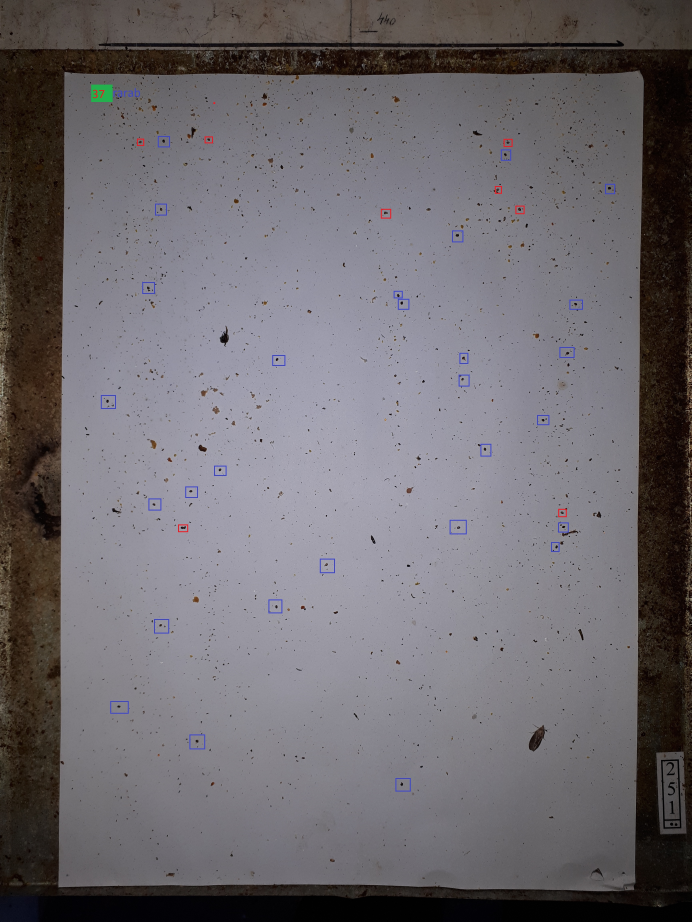
#> input picture images/20190723_183846_highlighted.jpg, 3456 x 4608 px (shown at 1/5 size)
$ python main.py
#> lines starting #> are read from the running program, lines starting #| are printed output that depends on the picture; after the words box and inside, x2 and y2 are one past the last pixel; in counts of white or black regions, pixels touching at a corner belong together; pictures that were not available may be replaced by others from this repository, and a replacement may not be noted
#> further down, highlighted_img is the input picture: shape (4608, 3456, 3); mean B, G, R 110.6, 105.8, 109.8
### util/img_proc.py
from typing import List, Tuple, Union
import cv2
import numpy as np


CLOSE = 0
OPEN = 1


# [9 lines left out: function apply_clahe, not called in this run]


def apply_img_mask(
        mask_color: Union[int, Tuple],
        imgs: List,
        min_foreground_area: int = 10000000,
        max_foreground_area: int = 13000000,
        threshold: int = 75):
    """
    in-place operation that fills the inverse foreground contour for each passed image
    :param mask_color: (R, G, B) color or L luminance of the contour fill
    :param imgs: list of images
    :param min_foreground_area: minimum px area of the foreground in the image
    :param max_foreground_area: maximum px area of the foreground in the image
    :param threshold: minimum px threshold for black and white conversion
    :return: None
    """
#> called with mask_color = (255, 255, 255), min_foreground_area = 10000000, max_foreground_area = 13000000, threshold = 75
    for i, img in enumerate(imgs):
        # convert the image to prep for closure
        proc_img = cv2.cvtColor(img, cv2.COLOR_BGR2GRAY) if len(img.shape) > 2 else img  # grayscale
        proc_img = cv2.GaussianBlur(proc_img, (3, 3), 0)  # gaussian blur
        _, proc_img = cv2.threshold(proc_img, threshold, 255, cv2.THRESH_BINARY)  # black and white

        # apply open -> close to remove noise then fill line gaps
        proc_img = open_close(proc_img, OPEN, 10)
        proc_img = open_close(proc_img, CLOSE, 10)

        #
        cur_min_contour = tuple()
        contours = cv2.findContours(proc_img, cv2.RETR_LIST, cv2.CHAIN_APPROX_SIMPLE)[-2]
        for contour in contours:
            # outline should only be within the range of the area for the piece of paper
            if min_foreground_area < (contour_area := cv2.contourArea(contour)) < max_foreground_area:
                if not cur_min_contour or (cur_min_contour and cur_min_contour[1] > contour_area):
                    mask_val = 255
                    stencil_shape = img.shape[:2]

                    # get the bounding box
                    rect = cv2.minAreaRect(contour)
                    box = cv2.boxPoints(rect)
                    box = np.int0(box)

                    # fill everything BUT the bounding box
                    stencil = np.zeros(stencil_shape).astype(np.uint8)
                    cv2.fillPoly(stencil, [box], mask_val)
                    inverse_mask = stencil != mask_val
                    img[inverse_mask] = mask_color

                    # keep track of the current smallest contour
                    cur_min_contour = (contour, contour_area)

        # update by reference
        imgs[i] = img
#> this loop made 2 passes
#> pass 1, in apply_img_mask, `_, proc_img = cv2.threshold(proc_img, threshold, 255, cv2.THRESH_BINARY)`:
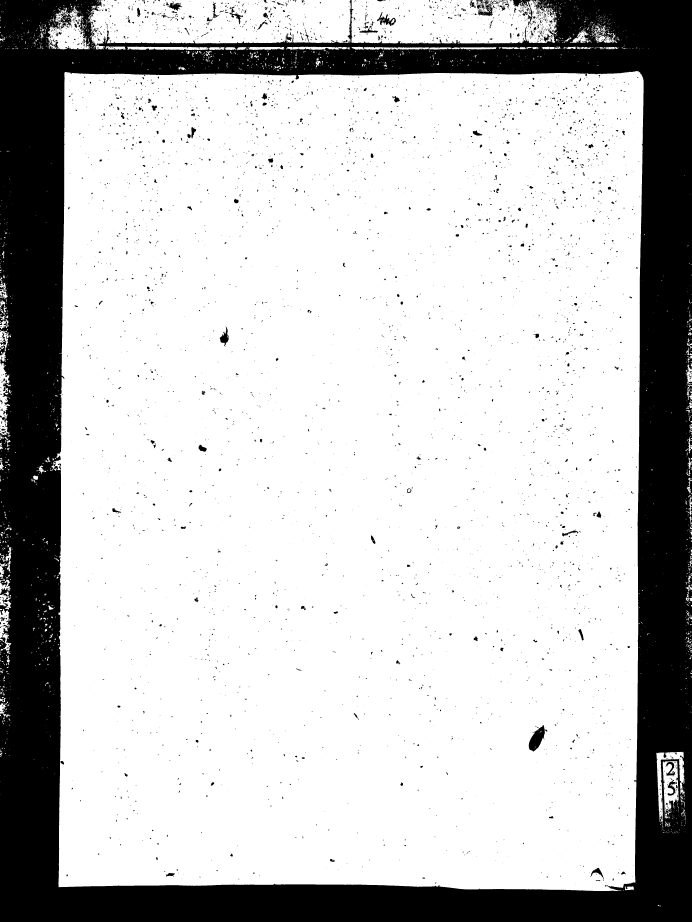
#> proc_img: shape (4608, 3456) (shown at 1/5 size); 76.9% white; 4888 black regions (3576 under 20 px), largest, box (x1, y1, x2, y2) and area: (0, 0, 3456, 4608) 3544127, (2644, 3625, 2737, 3758) 5829, (2390, 0, 2466, 81) 2314
#> pass 1, in open_close, `img_copy = proc_funcs[proc_enum](img_copy, None, iterations=open_close..`:
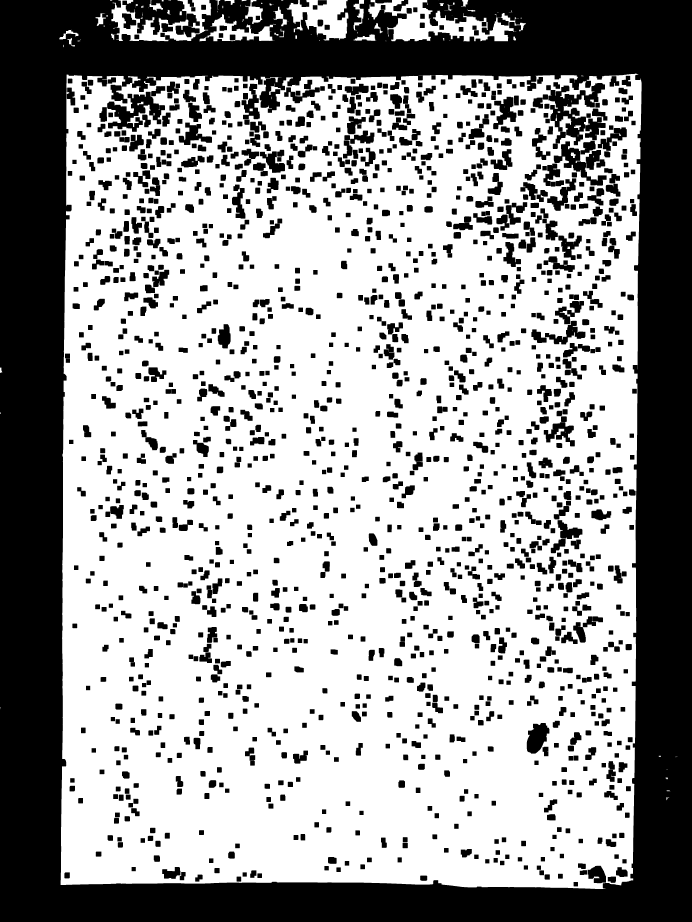
#> img_copy: shape (4608, 3456) (shown at 1/5 size); 62.9% white; 1744 black regions, largest, box (x1, y1, x2, y2) and area: (0, 0, 3456, 4608) 4146953, (2731, 415, 3025, 726) 33877, (612, 0, 932, 174) 30426
#> after the loop:
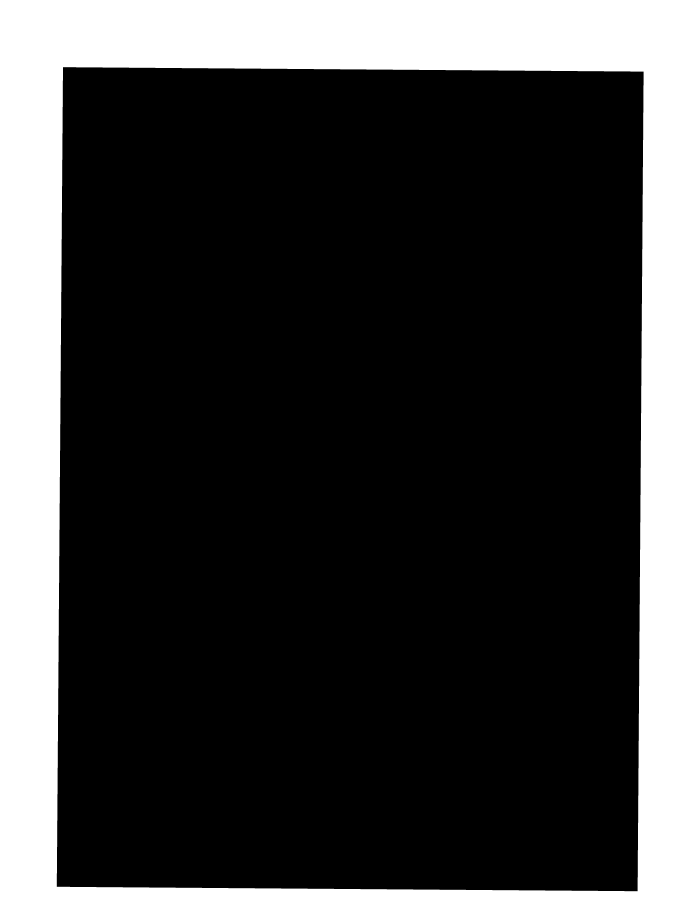
#> inverse_mask: shape (4608, 3456) bool (shown at 1/5 size); 25.3% white; 1 white region, box (x1, y1, x2, y2) and area: (0, 0, 3456, 4608) 4026034
#> after the loop:
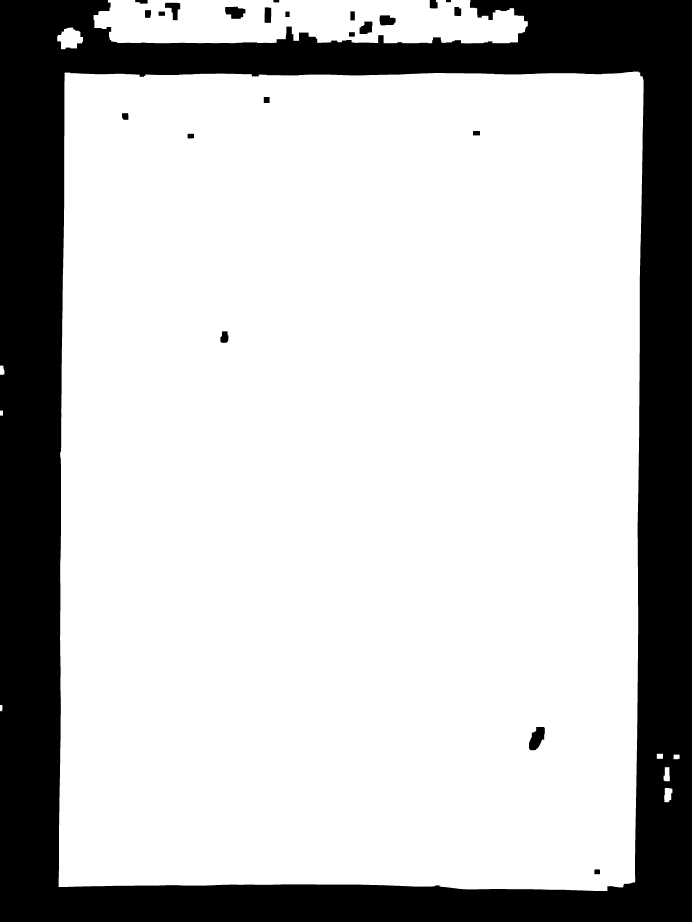
#> proc_img: shape (4608, 3456) (shown at 1/5 size); 76.1% white; 23 black regions, largest, box (x1, y1, x2, y2) and area: (0, 0, 3456, 4608) 3760603, (2645, 3635, 2724, 3751) 6163, (1126, 34, 1227, 94) 4608
#> after the loop, box = [[3187, 4455], [284, 4433], [315, 336], [3217, 358]]; imgs = 2 items; mask_val = 255; rect = ((1751.3, 2396.1), (4097.6, 2902.5), -89.57); stencil_shape = (4608, 3456)


def open_close(img: np.ndarray, proc_enum: int, open_close_iterations: int = 5) -> np.ndarray:
    """
    applies the open or close process on a copy of the passed image and returns the results
    :param img: image to have opening/closing processing done
    :param proc_enum: precess enum belonging to the desired process (CLOSE or OPEN)
    :param open_close_iterations: number of erosion/dilation iterations
    :return: np.ndarray image
    """
    proc_funcs = [cv2.dilate, cv2.erode]
    img_copy = img.copy()

    # primary function call (dilate or erode)
    img_copy = proc_funcs[proc_enum](img_copy, None, iterations=open_close_iterations)

    # secondary function call (erode or dilate)
    img_copy = proc_funcs[(proc_enum + 1) % len(proc_funcs)](img_copy, None, iterations=open_close_iterations)

    return img_copy

### main.py
from PIL import Image, ImageTk
from tkinter import ttk
from util import img_proc
import cv2
import numpy as np
import tkinter as tk


highlighted_img = cv2.imread('images/20190723_183846_highlighted.jpg')
og_img = cv2.imread('images/20190723_183846_original.jpg')
resize_size = (800, 1067)
thresh_bin = cv2.THRESH_BINARY

default_max = 255
default_thresh = 65
num_open_close_iter = 3

# apply background mask
black_mask = (0, 0, 0)
white_mask = (255, 255, 255)
img_proc.apply_img_mask(white_mask, [og_img, highlighted_img])


def get_bw_img() -> np.ndarray:
    # get threshold and max values and threshold strategy
#> (the run stopped early here; a loop or call above may not have finished)
